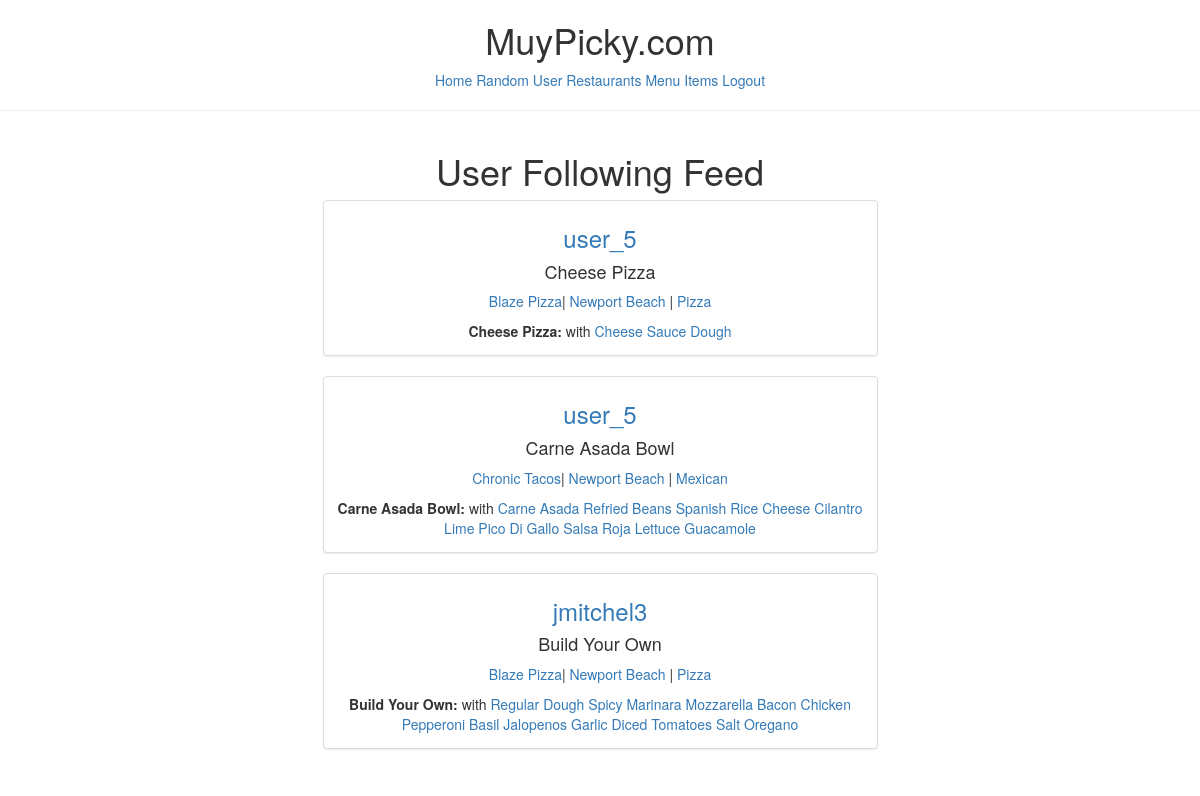
The app's page / (signed in) with its own data.
### menus/models.py (models this page shows, shortened)
class Item(models.Model):
    user            = models.ForeignKey(settings.AUTH_USER_MODEL)
    restaurant      = models.ForeignKey(RestaurantLocation)
    name            = models.CharField(max_length=120)
    contents        = models.TextField(help_text='Separate each item by comma')
    excludes        = models.TextField(blank=True, null=True, help_text='Separate each item by comma')
    public          = models.BooleanField(default=True)
    timestamp       = models.DateTimeField(auto_now_add=True)
    updated         = models.DateTimeField(auto_now=True)
    class Meta:
        ordering = ['-updated', '-timestamp']
    def get_contents(self):
        return self.contents.split(",")

### restaurants/models.py (models this page shows, shortened)
class RestaurantLocation(models.Model):
    owner           = models.ForeignKey(User) # class_instance.model_set.all() # Django Models Unleashed JOINCFE.com
    name            = models.CharField(max_length=120)
    location        = models.CharField(max_length=120, null=True, blank=True)
    category        = models.CharField(max_length=120, null=True, blank=True, validators=[validate_category])
    timestamp       = models.DateTimeField(auto_now_add=True)
    updated         = models.DateTimeField(auto_now=True)
    slug            = models.SlugField(null=True, blank=True)
    objects = RestaurantLocationManager()
    @property
    def title(self):
        return self.name

### menus/views.py (the view)
# urls.py: url(r'^$', HomeView.as_view(), name='home'),
class HomeView(View):
    def get(self, request, *args, **kwargs):
        if not request.user.is_authenticated():
            object_list = Item.objects.filter(public=True).order_by('-timestamp')
            return render(request, "home.html", {"object_list": object_list})
        user = request.user
        is_following_user_ids = [x.user.id for x in user.is_following.all()]
        qs = Item.objects.filter(user__id__in=is_following_user_ids, public=True).order_by("-updated")[:3]
        return render(request, "menus/home-feed.html", {'object_list': qs})

### menus/templates/menus/home-feed.html
{% extends 'base.html' %}
{% block content %}
    <div class='row'>
    <div class='col-sm-6 text-center col-sm-offset-3'>
         <h1>User Following Feed</h1>
{% for obj in object_list %}
        <div class='thumbnail'>
            <h3><a href='{% url "profiles:detail" username=obj.user.username %}'>{{ obj.user.username }}</a></h3>
            <h4>{{ obj.name }}</h4>
            <p><a href='{% url "profiles:detail" username=obj.user.username %}?q={{ obj.restaurant.title }}'>{{ obj.restaurant.title }}</a>| <a href='{% url "profiles:detail" username=obj.user.username %}?q={{ obj.restaurant.location }}'>{{ obj.restaurant.location }}</a> | <a href='{% url "profiles:detail" username=obj.user.username %}?q={{ obj.restaurant.category }}'>{{ obj.restaurant.category }}</a></p>
            <p>
            <b>{{ obj.name }}:</b> with
             {% for ing in obj.get_contents %}
                <a href='{% url "profiles:detail" username=obj.user.username %}?q={{ ing}}'>{{ ing}}</a>
            {% endfor %}
            </p>
        </div>
{% endfor %}
    </div>
    </div>
{% endblock %}

### records on screen
Item: user.username "user_5", name "Cheese Pizza", restaurant "Blaze Pizza", restaurant.location "Newport Beach", restaurant.category "Pizza", get_contents "Cheese" "Sauce" "Dough"
Item: user.username "user_5", name "Carne Asada Bowl", restaurant "Chronic Tacos", restaurant.location "Newport Beach", restaurant.category "Mexican", get_contents "Carne Asada" "Refried Beans" "Spanish Rice" "Cheese" "Cilantro" "Lime" "Pico Di Gallo" "Salsa Roja" "Lettuce" "Guacamole"
Item: user.username "jmitchel3", name "Build Your Own", restaurant "Blaze Pizza", restaurant.location "Newport Beach", restaurant.category "Pizza", get_contents "Regular Dough" "Spicy Marinara" "Mozzarella" "Bacon" "Chicken" "Pepperoni" "Basil" "Jalopenos" "Garlic" "Diced Tomatoes" "Salt" "Oregano"
